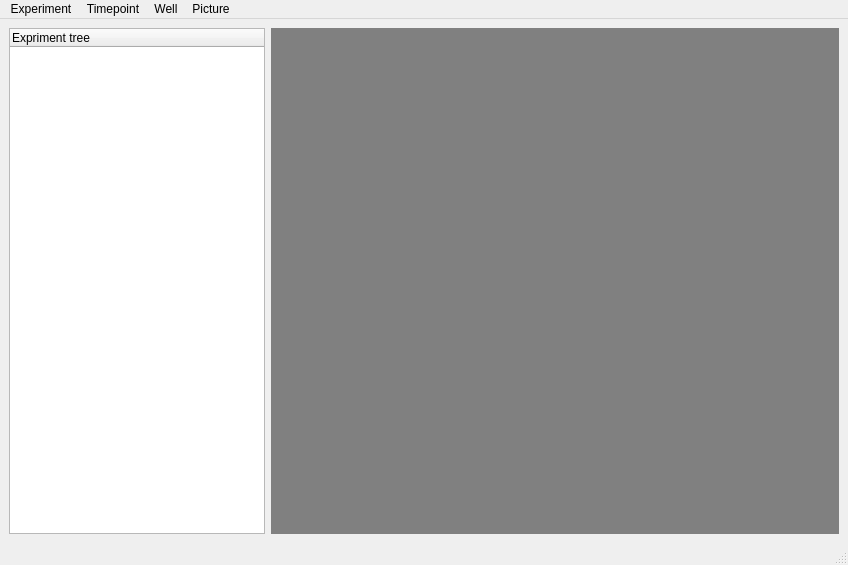
<?xml version="1.0" encoding="UTF-8"?>
<ui version="4.0">
 <class>facewindow</class>
 <widget class="QMainWindow" name="facewindow">
  <property name="geometry">
   <rect>
    <x>0</x>
    <y>0</y>
    <width>848</width>
    <height>565</height>
   </rect>
  </property>
  <property name="maximumSize">
   <size>
    <width>16777215</width>
    <height>16777215</height>
   </size>
  </property>
  <property name="windowTitle">
   <string>MainWindow</string>
  </property>
  <property name="windowIcon">
   <iconset>
    <normaloff>wound.png</normaloff>wound.png</iconset>
  </property>
  <widget class="QWidget" name="centralwidget">
   <layout class="QHBoxLayout" name="horizontalLayout">
    <item>
     <widget class="QTreeWidget" name="treeWidget">
      <property name="sizePolicy">
       <sizepolicy hsizetype="Minimum" vsizetype="Minimum">
        <horstretch>0</horstretch>
        <verstretch>0</verstretch>
       </sizepolicy>
      </property>
      <column>
       <property name="text">
        <string notr="true">Expriment tree</string>
       </property>
      </column>
     </widget>
    </item>
    <item>
     <widget class="QLabel" name="pic">
      <property name="sizePolicy">
       <sizepolicy hsizetype="MinimumExpanding" vsizetype="MinimumExpanding">
        <horstretch>0</horstretch>
        <verstretch>0</verstretch>
       </sizepolicy>
      </property>
      <property name="minimumSize">
       <size>
        <width>128</width>
        <height>96</height>
       </size>
      </property>
      <property name="baseSize">
       <size>
        <width>0</width>
        <height>0</height>
       </size>
      </property>
      <property name="styleSheet">
       <string notr="true">background-color: gray;</string>
      </property>
      <property name="text">
       <string/>
      </property>
      <property name="pixmap">
       <pixmap>../../../VCCRI/Cell migration assay/Stitching/Eleventh Plate - GFP_hP1 stable line +- mBcd (wells 4-5-6) p.26/Day1/Well 1 - Day1/15161743.png</pixmap>
      </property>
      <property name="scaledContents">
       <bool>true</bool>
      </property>
      <property name="alignment">
       <set>Qt::AlignCenter</set>
      </property>
     </widget>
    </item>
   </layout>
  </widget>
  <widget class="QStatusBar" name="statusBar"/>
  <widget class="QMenuBar" name="menuBar">
   <property name="geometry">
    <rect>
     <x>0</x>
     <y>0</y>
     <width>848</width>
     <height>19</height>
    </rect>
   </property>
   <widget class="QMenu" name="menuExperiment">
    <property name="title">
     <string>Experiment</string>
    </property>
    <addaction name="actionLoad"/>
    <addaction name="actionSave"/>
    <addaction name="actionGuess"/>
   </widget>
   <widget class="QMenu" name="menuTimepoint">
    <property name="title">
     <string>Timepoint</string>
    </property>
    <addaction name="actionAdd"/>
    <addaction name="actionRemove"/>
   </widget>
   <widget class="QMenu" name="menuWell">
    <property name="title">
     <string>Well</string>
    </property>
    <addaction name="actionAdd_2"/>
    <addaction name="actionRemove_2"/>
    <addaction name="actionProcess"/>
    <addaction name="actionStitch"/>
   </widget>
   <widget class="QMenu" name="menuPicture">
    <property name="title">
     <string>Picture</string>
    </property>
    <addaction name="actionAdd_3"/>
    <addaction name="actionRemove_3"/>
   </widget>
   <addaction name="menuExperiment"/>
   <addaction name="menuTimepoint"/>
   <addaction name="menuWell"/>
   <addaction name="menuPicture"/>
  </widget>
  <action name="actionLoad">
   <property name="text">
    <string>Load</string>
   </property>
  </action>
  <action name="actionSave">
   <property name="text">
    <string>Save</string>
   </property>
  </action>
  <action name="actionAdd">
   <property name="text">
    <string>Add</string>
   </property>
  </action>
  <action name="actionRemove">
   <property name="text">
    <string>Remove</string>
   </property>
  </action>
  <action name="actionAdd_2">
   <property name="text">
    <string>Add</string>
   </property>
  </action>
  <action name="actionRemove_2">
   <property name="text">
    <string>Remove</string>
   </property>
  </action>
  <action name="actionAdd_3">
   <property name="text">
    <string>Add</string>
   </property>
  </action>
  <action name="actionRemove_3">
   <property name="text">
    <string>Remove</string>
   </property>
  </action>
  <action name="actionProcess">
   <property name="text">
    <string>Process</string>
   </property>
  </action>
  <action name="actionStitch">
   <property name="text">
    <string>Stitch</string>
   </property>
  </action>
  <action name="actionGuess">
   <property name="text">
    <string>Guess</string>
   </property>
  </action>
 </widget>
 <resources/>
 <connections/>
 <slots>
  <slot>test(int)</slot>
  <slot>test()</slot>
  <slot>plotImage()</slot>
  <slot>viewCurve()</slot>
  <slot>goToCurve(int)</slot>
  <slot>moveJumping()</slot>
  <slot>moveJumping(int)</slot>
  <slot>addDirectory()</slot>
  <slot>addFiles()</slot>
  <slot>switchColor()</slot>
  <slot>saveCurves()</slot>
  <slot>processNext()</slot>
  <slot>savePeaks()</slot>
  <slot>refreshCurve()</slot>
 </slots>
</ui>
